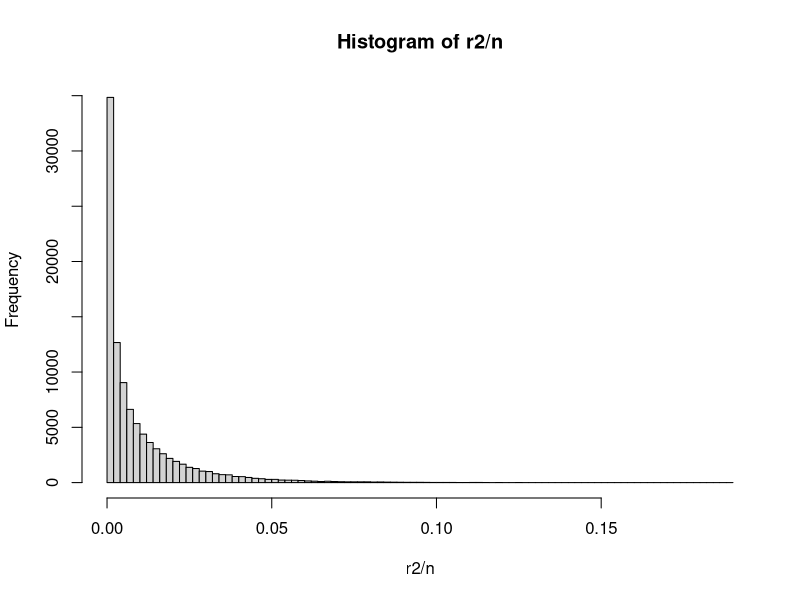
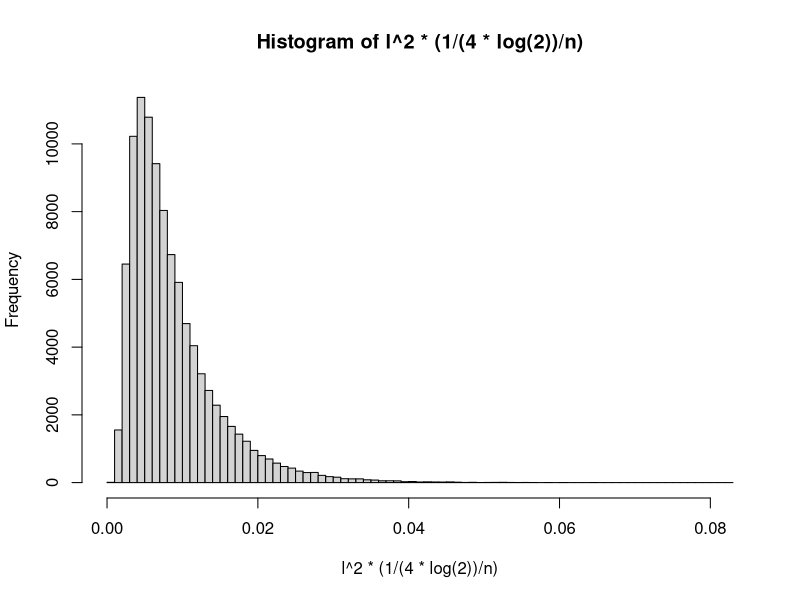
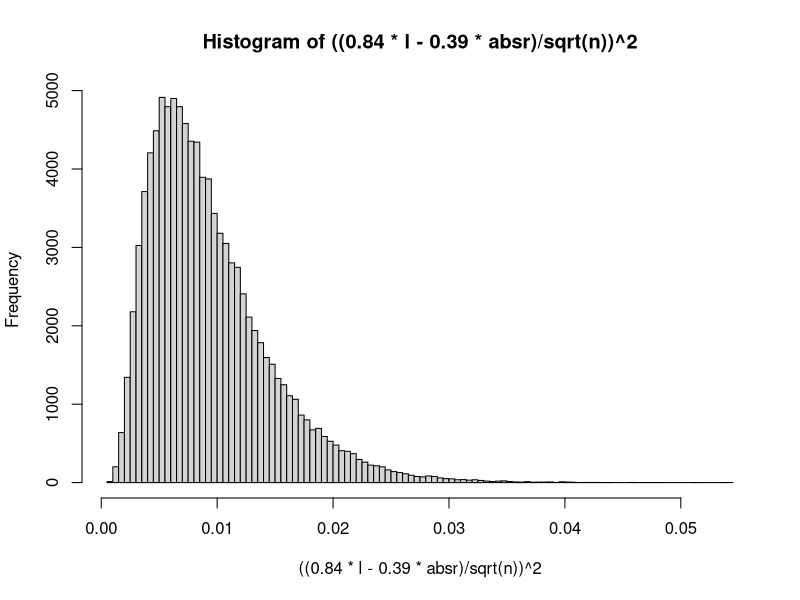

Reproduce these figures in R, in order. (Note: this script raises an error after producing the figures.)
#
#
#


n       <- 100
max.i   <- 100000
r       <- rep(0, max.i)
r2      <- rep(0, max.i)
l       <- rep(0, max.i)
absr    <- rep(0, max.i)
open    <- rep(0, max.i)
high    <- rep(0, max.i)
low     <- rep(0, max.i)
close   <- rep(0, max.i)

for (i in 1:max.i) {
  x       <- cumsum(rnorm(n, mean = 0, sd = 0.1))
  x       <- exp(x)
  r2[i]   <- ((log(x[n]) - log(x[1])))^2
  r[i]    <- ((log(x[n]) - log(x[1])))
  absr[i] <- abs((log(x[n]) - log(x[1])))
  l[i]    <- log(max(x) / min(x))  
  open[i] <- log(x[1])
  high[i] <- log(max(x))
  low[i]  <- log(min(x))
  close[i]<- log(x[n])
}

# 1.
# klasyczny estymator wariancji
mean(r2/n)
hist(r2/n, 100)
sd1 <- sd(r2/n)
sd1

# 2.
# rangowy estymator wariancji
mean(l^2 * (1/(4*log(2))/n))
hist(l^2 * (1/(4*log(2))/n), 100)
sd2 <- sd(l^2 * (1/(4*log(2))/n))
sd2

# 3.
# estymator znaleziony w Osband "Rootless vol"
mean(((0.84 * l - 0.39 * absr)/sqrt(n))^2)
hist(((0.84 * l - 0.39 * absr)/sqrt(n))^2, 100)

depth_dist <- ggplot(diamonds, aes(depth))
depth_dist +
  geom_histogram(aes(y = ..density..), binwidth = 0.1)

sd3 <- sd(((0.84 * l - 0.39 * absr)/sqrt(n))^2)
sd3



# histogram
data <- c(r2/n,
l^2 * (1/(4*log(2))/n),
((0.84 * l - 0.39 * absr)/sqrt(n))^2
)

data <- data.frame(data)
names(data) <- 'x'
data$est <- 1
data$est[100001:200000] <- 2
data$est[200001:300000] <- 3
str(data)
library(ggplot2)
qplot(x, data=data, geom="density", xlim = c(0, 0.05),
      fill = as.factor(est), alpha = I(0.2))
head(data)
tail(data)


# 4.
# Garman-Klass
mean(0.5 * l^2 - 
      (2 * log(2) - 1) * r2
     )

mean((0.511 * l^2 - 
        0.19 * ((close - open) * (high + low - 2 * open) -
                  2 * ((high - open) * (low - open))
        ) -
        0.383 * r2)
)

# 5.
# Rogers-Satchell

# 6.
# Yang-Zhang



#######
sd1/sd2
sd1/sd3




# sampling distribution of sampling variance 
sample.variance <- rep(0, 10000)
for (i in 1:10000) {
 tmp <- rnorm(2)
 sample.variance[i] <- sd(tmp)^2
}
sample.variance <- data.frame(sample.variance)
names(sample.variance) <- 'var'
qplot(var, data=sample.variance, geom="density", xlim = c(0, 10),
      fill = as.factor(1), alpha = I(0.2))


